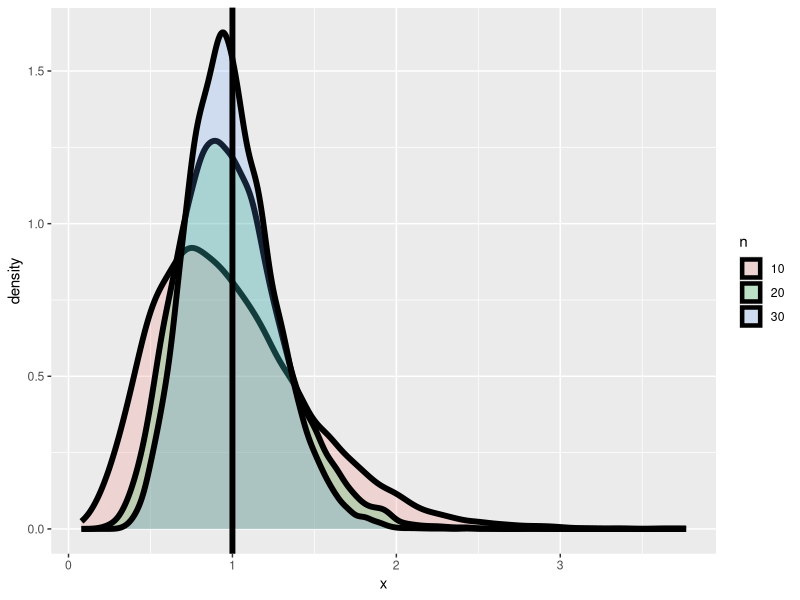

The R source for this figure:
#Ejemplos de Simulacion de Varianza

library(ggplot2)
nosim <- 10000; 
dat <- data.frame(
  x = c(apply(matrix(rnorm(nosim * 10), nosim), 1, var),
        apply(matrix(rnorm(nosim * 20), nosim), 1, var),
        apply(matrix(rnorm(nosim * 30), nosim), 1, var)),
  n = factor(rep(c("10", "20", "30"), c(nosim, nosim, nosim))) 
)
ggplot(dat, aes(x = x, fill = n)) + geom_density(size = 2, alpha = .2) + geom_vline(xintercept = 1, size = 2) 


#Imagínese si tuviera que hacer lo siguiente. Simule diez normales estándar y tome su varianza muestra y hágalo una y otra vez. 

#Luego obtengo una distribución de variaciones de muestra. 

#Y eso, esa es exactamente la densidad de color salmón aquí es si tuviera que repetir ese proceso miles y miles de veces. 

#De lo que estaba hablando, de lo que Rissotto estaba hablando en la diapositiva anterior es simplemente que esta distribución, si tuviera que probar suficientes, su centro de masa será exactamente uno. 

#La varianza de la población original de la que estaba tomando muestras. El estándar normal, que tiene la varianza uno. 

#Lo mismo también será cierto para las varianzas muestrales de 20 observaciones de esta distribución. Así que tomé muestras de sta, 20 normales estándar, tomé su varianza muestral y luego repetí ese proceso una y otra vez para tener una idea sobre la distribución de las varianzas muestrales de 20 normales estándar. Y luego obtengo esta distribución más de color aqua, esa es la segunda, y también está centrada en una. Lo mismo cuando lo hago por 30. Pero observe lo que sucede, la varianza, la varianza de la población en la distribución de la varianza de la muestra se concentra más a medida que tengo más datos. En otras palabras, decir que más datos producirán una estimación mejor y más concentrada en torno a lo que la varianza muestra está tratando de estimar. En este caso, todos intentan estimar una causa porque son muestras de una población con varianza uno. Recuerde que anteriormente en la conferencia encontramos que la variación de una tirada de dado era 2.92. Así que imagina si tirara diez dados. Y tome la varianza muestral de los números que estaban en los lados hacia arriba. Entonces, si tomo esos diez dados y repito ese proceso una y otra y otra vez, entonces tendría una muy buena idea sobre la distribución de la población de la varianza de diez tiradas de dado. Tendría que hacerlo mucho, pero afortunadamente en la computadora puedo hacerlo miles de veces, que es lo que hice aquí. Y observe que la distribución de la varianza de diez tiradas está exactamente centrada alrededor de 2.92, la varianza de la población de una sola tirada. Y a medida que avanzo a 20 y 30 todavía está centrado en el mismo lugar. Pero se vuelve más concentrado sobre lo que está tratando de estimar. Lo que esto básicamente dice es que la varianza es una buena estimación de la varianza de la población. Que a medida que recopilamos más datos, la distribución de la varianza de la muestra se concentra más en lo que está tratando de estimar y que se centra en el lugar correcto. En otras palabras, eso es imparcial. Esta falta de imparcialidad es la razón por la cual dividimos entre n menos 1 en lugar de n. Eso lo hace imparcial.